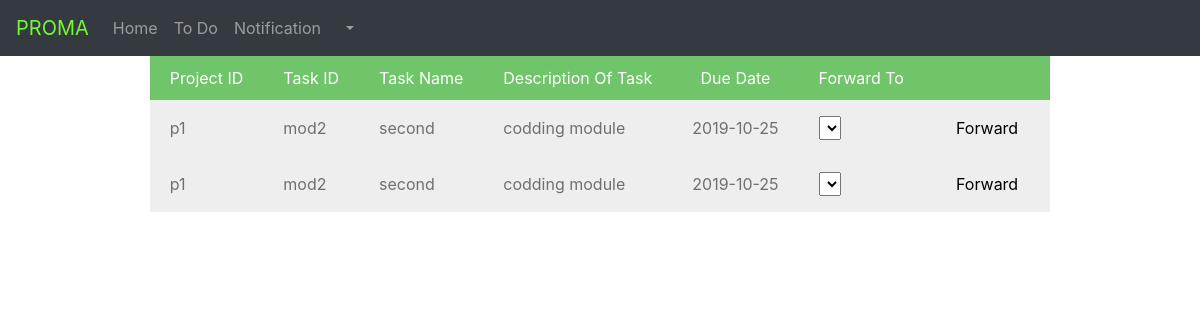
/forward.php (signed in), run on the app's committed database.
### tables this page shows
CREATE TABLE `task` (
  `t_id` varchar(20) NOT NULL,
  `p_id` varchar(20) NOT NULL,
  `t_name` varchar(20) DEFAULT NULL,
  `dsc` varchar(1000) DEFAULT NULL,
  `due_date` date NOT NULL,
  `t_priority` varchar(5) DEFAULT NULL,
  `status` int(1) NOT NULL DEFAULT '0'
);

### forward.php (the view, shortened to what this page needs)
<?php
include("connection.php");
    $emp_id = $_SESSION["session_id"];
?>
<!DOCTYPE html>
<html>
<head>
    <link rel="stylesheet" href="https://maxcdn.bootstrapcdn.com/bootstrap/4.3.1/css/bootstrap.min.css">
    <link href="css/forward.css?v=<?php echo time(); ?>" rel="stylesheet" type="text/css" />
</head>
<body style="height:100%;">
	<nav class="navbar navbar-expand-sm bg-dark navbar-dark">
	    <a class="navbar-brand" href="#">PROMA</a>
	    <ul class="navbar-nav">
		    <li class="nav-item">
		    	<a class="nav-link" href="employee.php">Home</a>
		    </li>
		    <li class="nav-item">
		      	<a class="nav-link" href="todo.php">To Do</a>
		    </li>
		    <li class="nav-item">
		      	<a class="nav-link" href="notification.php">Notification</a>
		    </li>
	    </ul>
		<ul class="navbar-nav" style="object-position: right;">
	 	    <li class="nav-item dropdown">
	     		 <a class="nav-link dropdown-toggle" href="#" id="navbardrop" data-toggle="dropdown">
	             </a>
	    	</li>
	    </ul >
	</nav>
	<div class="container">
		<form method="POST">
		<table id="show" class="show">
			<tr>
				<th>Project ID</th>
				<th>Task ID</th>
				<th>Task Name</th>
				<th>Description Of Task</th>
				<th>Due Date</th>
				<th>Forward To</th>
				<th></th>
			</tr>
			<?php
				$sql = "SELECT a.p_id,a.t_id,a.t_name,a.dsc,a.due_date FROM task a JOIN work b WHERE a.t_id = b.t_id and emp_id='$emp_id' and a.status!=1";
				$result = $con->query($sql);
	    		$i=0;
				while($row = $result->fetch_assoc())
				{
	        			echo "<tr id= $i>";
	        				$i=$i+1;
	        			?>
						<td id="p_id" name="p_id">
							<?php echo $row['p_id']; ?>
						</td>
						<td id="t_id" name="t_id">
							<?php echo $row["t_id"];?>
						</td>
						<td id="t_name" name="t_name">
							<?php echo $row["t_name"];?></td>
						<td id="dsc" name="dsc"><?php echo"".$row["dsc"]."";?>
						</td>
						<td id="due_date">
							<?php echo $row["due_date"];?>
						</td>
						<?php
							echo "<td>";
						?>
						<select id="employee" name="employee">
							<?php
									echo"</select></td>";
								?>
						<td>
							 <input type="button" id="forward" name="forward" class="button btn" value="Forward" onclick="callHidden(<?php echo $i ?>)" />
						</td>
			<?php
						echo" </tr>";
				}
			?>
		</table>
		</form>
	</div>
</body>
</html>

### css/forward.css (style rules this page uses)
.navbar-dark .navbar-brand { color: #72fa34; }
.show { margin: auto; }
th { background-color: rgb(112, 196, 105); color: white; font-weight: normal; padding: 10px 20px; text-align: center; }
td { background-color: rgb(238, 238, 238); color: rgb(111, 111, 111); padding: 10px 20px; }
.button { border: none; color: white; text-align: center; text-decoration: none; display: inline-block; font-size: 16px; }
.btn { background-color: rgb(238, 238, 238); color: black; }

### data on the page
task: p "p1", t_id "mod2", t_name "second", dsc "codding module", due_date "2019-10-25"
